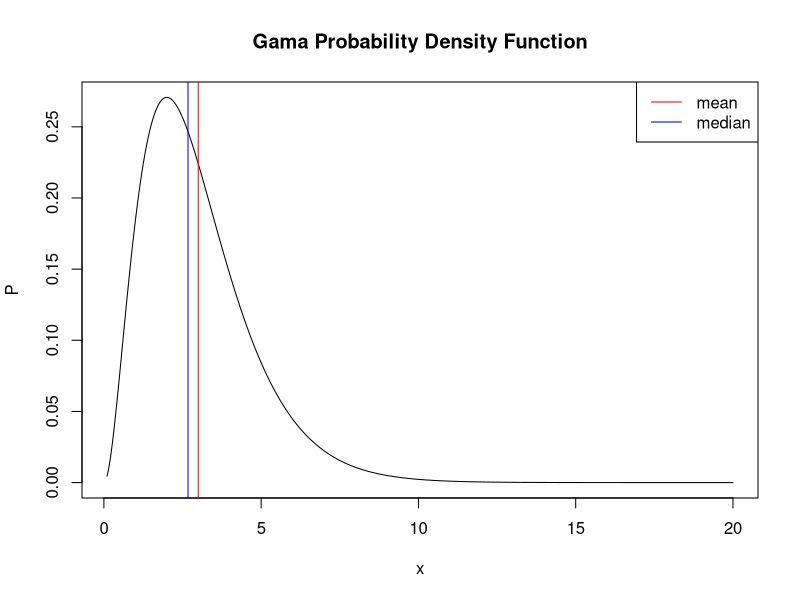
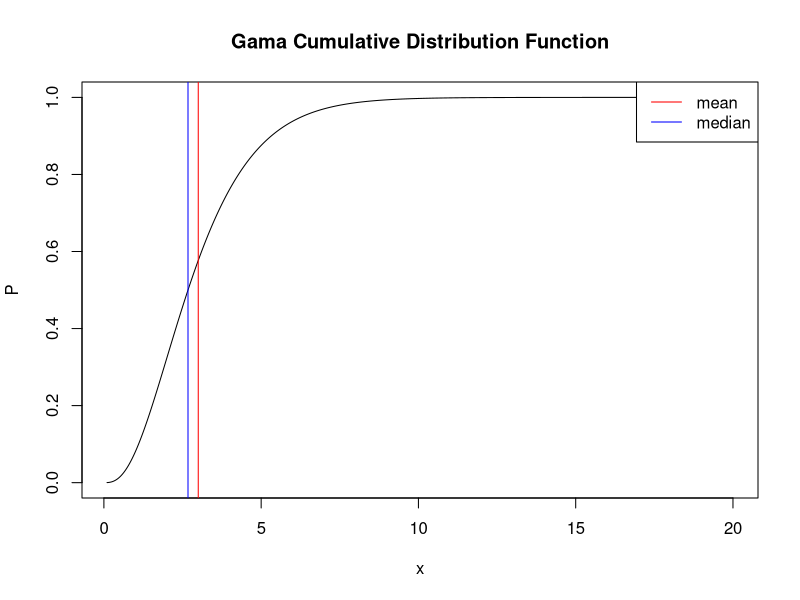
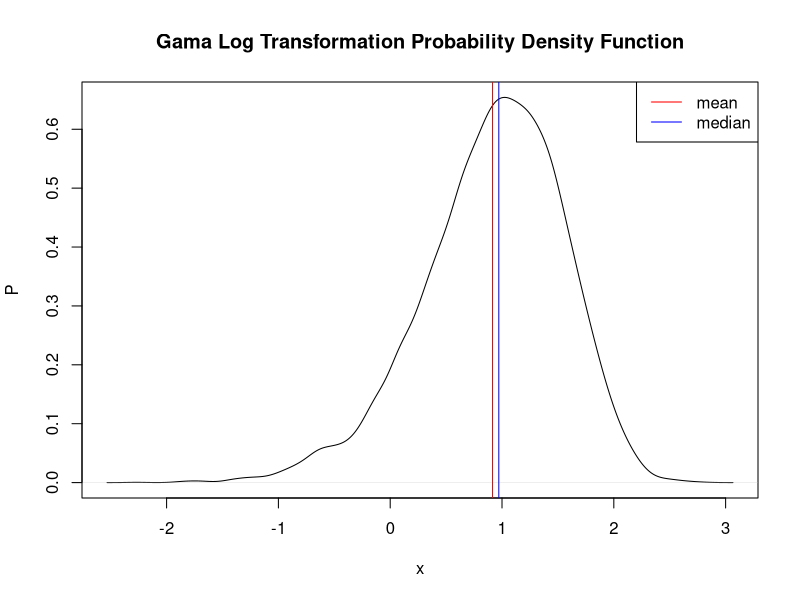
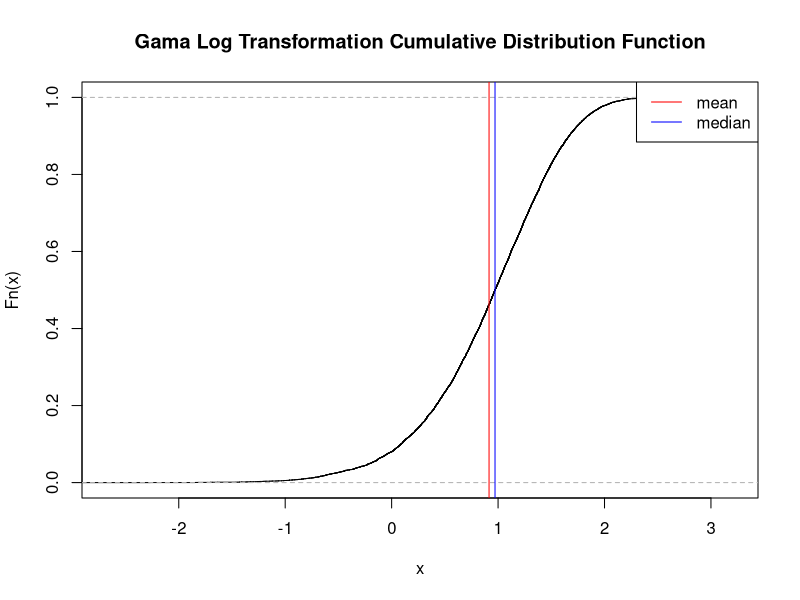
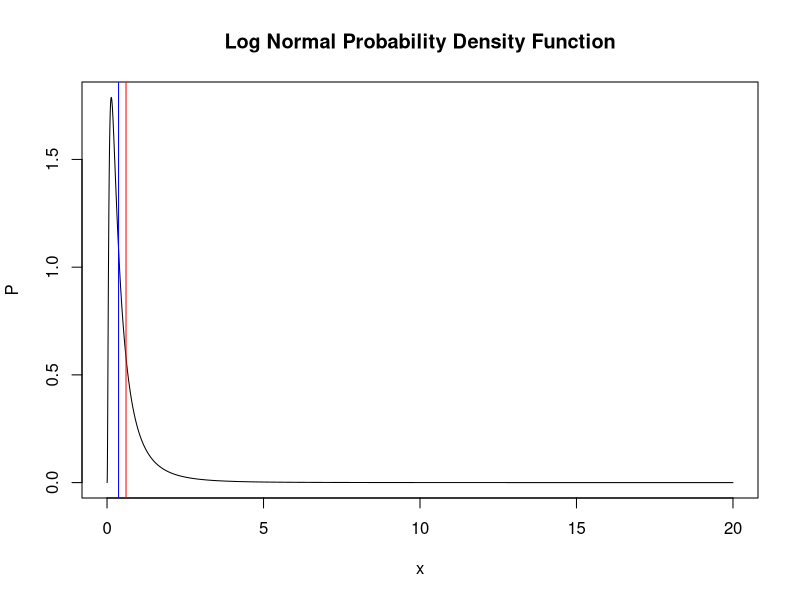
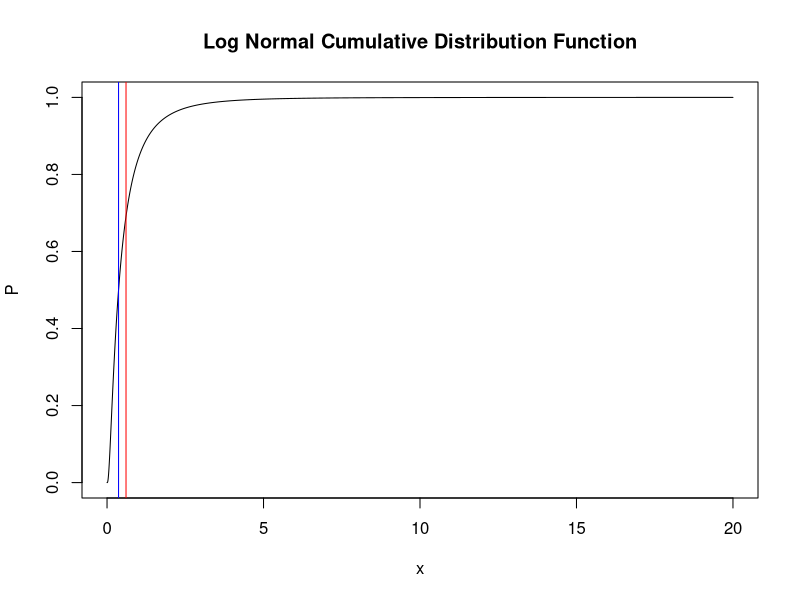
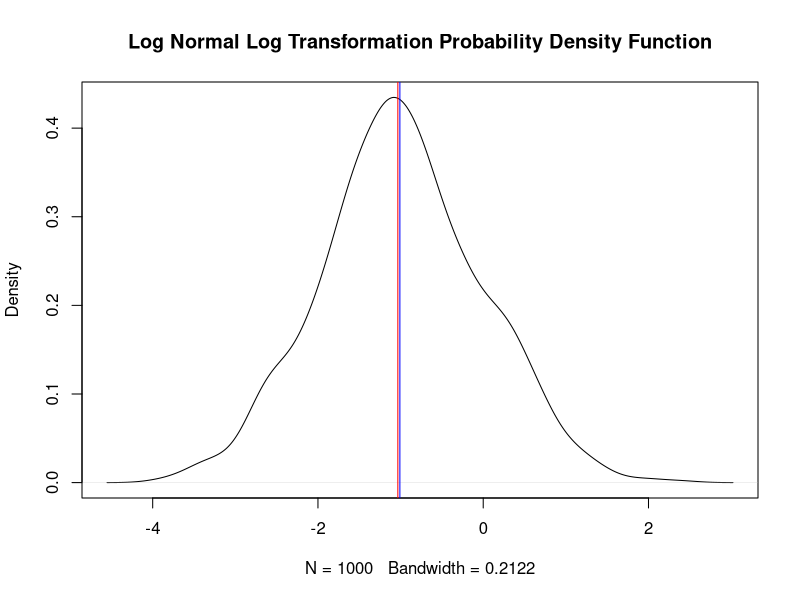
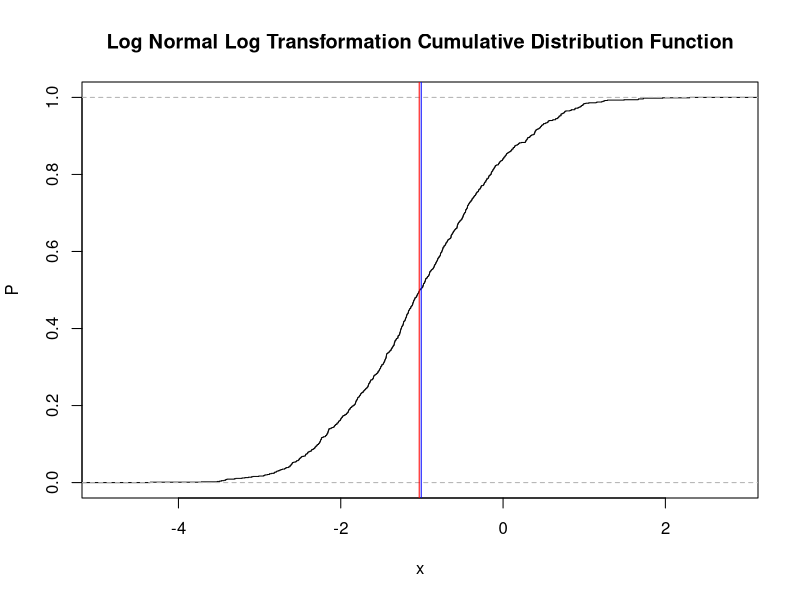

Recreate these plots in R, in order.
## ---- chunk 1
knitr::opts_chunk$set(echo = TRUE)
## ---- chunk 2


x=seq(0.1,20,0.001)
yvalue<-dgamma(x,3,1)
x.mean<-3*1
x.median<- qgamma(0.5,3,1)
plot(x,dgamma(x,3,1),main=
       "Gama Probability Density Function",ylab = "P",xlab = "x",type = "l") + abline(v=x.mean,col="red") + abline(v=x.median,col="blue") 
legend("topright",c("mean","median"),col = c("red","blue"),lty = c(1,1))

## ---- chunk 3
x.mean<-3*1
x.median<- qgamma(0.5,3,1)
plot(x,pgamma(x,3,1),main=
       "Gama Cumulative Distribution Function",ylab = "P",xlab = "x",type = "l") + abline(v=x.mean,col="red",labs="m") + abline(v=x.median,col="blue")
legend("topright",c("mean","median"),col = c("red","blue"),lty = c(1,1))


## ---- chunk 4
x <- rgamma(10000,3,1)
x.mean<-mean(log(x))
x.median<- median(log(x))
plot(density(log(x)),type = "l",main=
       "Gama Log Transformation Probability Density Function",ylab = "P",xlab = "x") + abline(v=x.mean,col="red")+abline(v=x.median,col="blue")
legend("topright",c("mean","median"),col = c("red","blue"),lty = c(1,1))
## ---- chunk 5

plot(ecdf(log(x)), main= "Gama Log Transformation Cumulative Distribution Function") + abline(v=x.mean,col="red",labs="m") + abline(v=x.median,col="blue")
legend("topright",c("mean","median"),col = c("red","blue"),lty = c(1,1))

#text(x.mean,"mean")
#text(x.median,"median")
## ---- chunk 6
x=seq(0,20,0.001)
x.mean<-exp(-1 + 1/2)
x.median<- exp(-1)
plot(x,dlnorm(x,-1,1),main=
       "Log Normal Probability Density Function",ylab = "P",xlab = "x",type = "l") + abline(v=x.mean,col="red",labs="m") + abline(v=x.median,col="blue") 
## ---- chunk 7
plot(x,plnorm(x,-1,1),main=
       "Log Normal Cumulative Distribution Function",ylab = "P",type="l",xlab = "x") + abline(v=x.mean,col="red",labs="m") + abline(v=x.median,col="blue")

#x=seq(0,20,0.001)
## ---- chunk 8
x.mean<-mean(log(rlnorm(1000,-1,1)))
x.median<- median(log(rlnorm(1000,-1,1)))
plot(density(log(rlnorm(1000,-1,1))),main=
       "Log Normal Log Transformation Probability Density Function",type = "l") + abline(v=x.mean,col="red",labs="m") + abline(v=x.median,col="blue") 
## ---- chunk 9
plot(ecdf(log(rlnorm(1000,-1,1))),main=
       "Log Normal Log Transformation Cumulative Distribution Function",ylab = "P",xlab = "x") + abline(v=x.mean,col="red",labs="m") + abline(v=x.median,col="blue")
#plot(x,plnorm(x,-1,1))
## ---- chunk 10
x=seq(0,20,0.001)
x.mean<-(0+12)/2
x.median<- (0+12)/2
plot(x,dunif(x,0,12),main=
       "Uniform Probability Density Function",ylab = "P",xlab = "x",type = "l") + abline(v=x.mean,col="red",labs="m") + abline(v=x.median,col="blue") 
legend("topright",c("mean","median"),col = c("red","blue"),lty = c(1,1))
## ---- chunk 11
plot(x,punif(x,0,12),main=
       "Uniform Cumulative Distribution Function",ylab = "P",type="l",xlab = "x") + abline(v=x.mean,col="red",labs="m") + abline(v=x.median,col="blue")
legend("topright",c("mean","median"),col = c("red","blue"),lty = c(1,1))
## ---- chunk 12
x=seq(0,20,0.001)
x.mean<-mean(log(runif(1000,0,12)))
x.median<- median(log(runif(1000,0,12)))
plot(density(log(runif(1000,0,12))),main=
       "Uniform Log Transformation Probability Density Function") + abline(v=x.mean,col="red") + abline(v=x.median,col="blue") 
legend("topright",c("mean","median"),col = c("red","blue"),lty = c(1,1))

## ---- chunk 13
plot(ecdf(log(runif(1000,0,12))),main=
       "Uniform Log Transformation Cumulative Distribution Function",ylab = "P",xlab = "x") + abline(v=x.mean,col="red") + abline(v=x.median,col="blue")
legend("topright",c("mean","median"),col = c("red","blue"),lty = c(1,1))

## ---- chunk 14
a<-rep(NA,1000)
b<-rep(NA,1000)
for (i in 1:1000) {
        c=rgamma(100,3,1)
        a[i]=mean(c)
        b[i]=exp(mean(log(c)))
        
}
plot(a,b,main="geometic and arithmetic mean",xlab="Arithmetic Mean",ylab="Geometic Mean")
abline(lm(b ~ a))
hist(x=(a-b),main="Difference between Geometic and Arithmetic mean",xlab="Difference")

## ---- chunk 15
a<-rep(NA,1000)
b<-rep(NA,1000)
for (i in 1:1000) {
        c=rlnorm(100,-1,1)
        a[i]=mean(c)
        b[i]=exp(mean(log(c)))
        
}
plot(a,b,main="geometic and arithmetic mean",xlab="Arithmetic Mean",ylab="Geometic Mean")
abline(lm(b ~ a))
hist(x=(a-b),main="Difference between Geometic and Arithmetic mean",xlab="Difference")

## ---- chunk 16
a<-rep(NA,1000)
b<-rep(NA,1000)
for (i in 1:1000) {
        c=runif(100,0,12)
        a[i]=mean(c)
        b[i]=exp(mean(log(c)))
        
}
plot(a,b,main="geometic and arithmetic mean",xlab="Arithmetic Mean",ylab="Geometic Mean")
abline(lm(b ~ a))
hist(x=(a-b),main="Difference between Geometic and Arithmetic mean",xlab="Difference")

## ---- chunk 17
x=0:10
exp(log(x))
log(exp(x))
## ---- chunk 18

## ---- chunk 19
